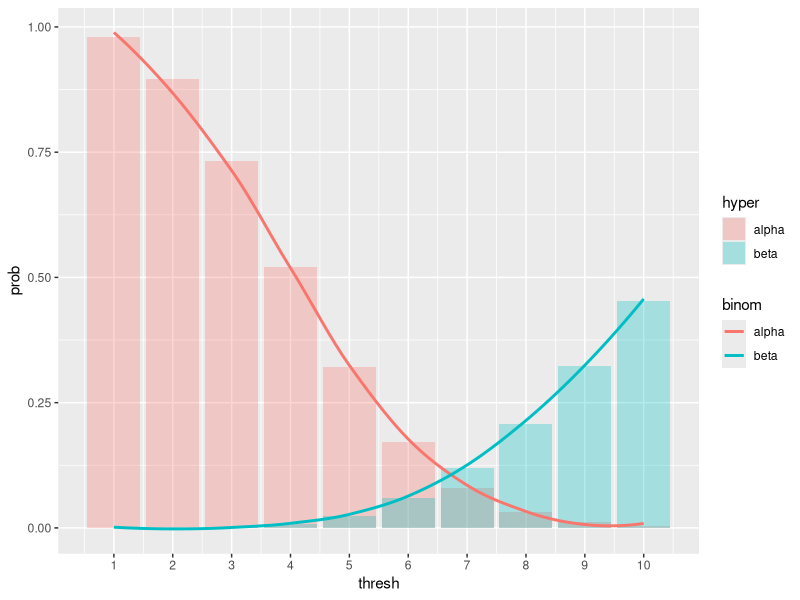
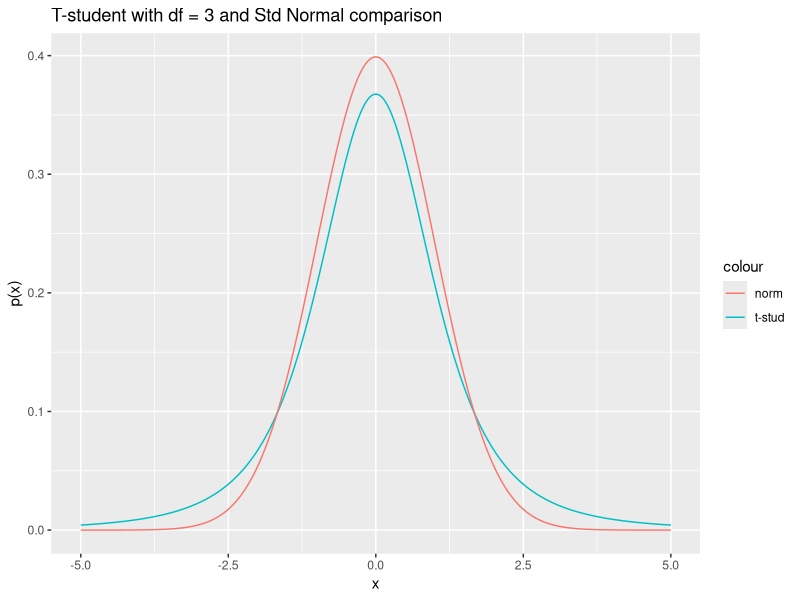
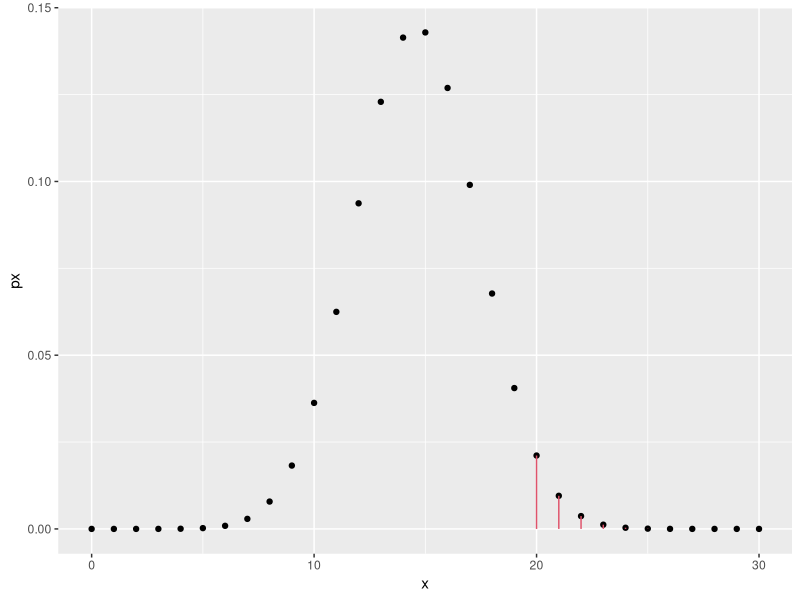
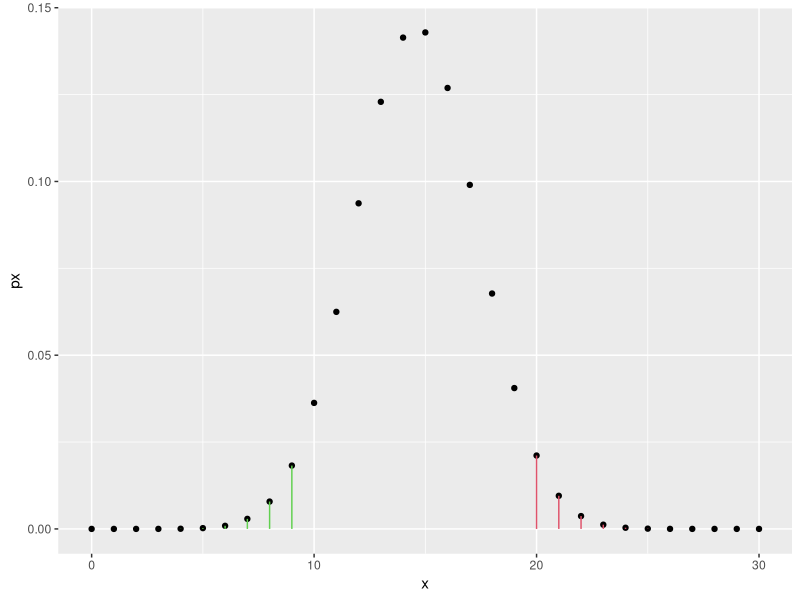

The R script that drew these images, in order:
## ---- chunk 1
# import the main libraries
library(tidyverse)
## ---- chunk 2
# set random seed for reproducibility
set.seed(42)

# define the parameters of the test
N <- 5000
n <- 250
p0 <- .015 
p1 <- .04
K0 <- floor(N * p0) # get the lower integer part in case the product is not natural
K1 <- floor(N * p1)

# false positive (check phyper params with ?phyper)
# we subtract 1 to x0 because we are looking for P(X >= x0) = 1 - P(X < x0-1), not P(X > x0)
fp_df <- tibble(x0 = 1:10,
                hyp = 1 - phyper(x0 - 1, K0, N - K0, n),
                bin = 1 - pbinom(x0 - 1, n, p0))
# let's view the result
fp_df

# false negative
# again, we subtract 1: P(X < x0) = P(X <= x0-1) and pbinom(x, n, p) := P(X <= x; n, p)
fn_df <- tibble(x0 = 1:10,
                hyp = phyper(x0 - 1, K1, N - K1, n),
                bin = pbinom(x0 - 1, n, p1))
fn_df
## ---- chunk 3
library(scales) # to define custom scale on axes
## ---- chunk 4
# join the two dataframes
tot_df <- left_join(fp_df, fn_df,
                    by = "x0", suffix = c("alpha", "beta"))
tot_df %>%
  ggplot() +
    geom_bar(aes(x0, hypalpha, fill = "alpha"), alpha = .3, stat = "identity") +
    geom_bar(aes(x0, hypbeta, fill = "beta"), alpha = .3, stat = "identity") +
    geom_smooth(aes(x0, binalpha, color = "alpha"), se = FALSE) +
    geom_smooth(aes(x0, binbeta, color = "beta"), se = FALSE) +
    labs(x = "thresh", y = "prob", fill = "hyper", color = "binom") +
    scale_x_continuous(breaks = pretty_breaks(10)) # print integers on the x axis
## ---- chunk 5
# set the parameters
m <- 100
mu_x <- 10
sigma_x <- 6
n <- 120
mu_y <- 10
sigma_y <- 7

# use rnorm to draw independent and identically distributed samples
x <- rnorm(m, mu_x, sigma_x)
y <- rnorm(n, mu_y, sigma_y)
## ---- chunk 6
alpha <- 0.05 # typical value for alpha

# define a custom function based on the formula above
confidence_interval <- function(x, y, alpha) {
  # note that mean() is the sample mean
  dev <- mean(x) - mean(y)
  # var() is the sample variance, not the actual variance
  delta <- qnorm(1 - alpha/2) * sqrt(var(x) / m + var(y) / n)
  return(c(dev - delta, dev + delta))
}

confidence_interval(x, y, alpha)
## ---- chunk 7
x_dt <- seq(- 5, 5, by = 0.01)
norm_t_df <- tibble(x = x_dt, p_dt = dt(x, df = 3), p_nt = dnorm(x))  

norm_t_df %>%
  ggplot() +
  geom_line(aes(x, p_dt, color = "t-stud")) +
  geom_line(aes(x, p_nt, color = "norm")) +
  labs(title = "T-student with df = 3 and Std Normal comparison",
       x = "x", y = "p(x)")
## ---- chunk 8
# set var.equal = TRUE for pooled variance
test_obj <- t.test(x, y, conf.level = 1 - alpha, var.equal = TRUE)
test_obj # outputs some information
test_obj$conf.int # we're interested in the confidence interval
## ---- chunk 9
# or leaving it to default = F
t.test(x, y, var.equal = FALSE) # conf.level = 0.95 by default
## ---- chunk 10
p0 = 18/37
n = 30
# P(X > 19) \equiv P(X >= 20)
pbinom(19, n, p0, lower.tail = FALSE) # notice the lower.tail flag
## ---- chunk 11
bin_test <- binom.test(20, n, p0, alternative = "greater")
bin_test

bin_test$p.value
## ---- chunk 12
# sketch of "greater" type p-value
sketch_df <- tibble(x = 0:n, px = dbinom(x, n, p0))
sketch_df %>%
  ggplot() +
    geom_point(aes(x, px)) +
    geom_segment(data = . %>% dplyr::filter(x >= 20),
                 aes(x = x, xend = x, y = 0, yend = px), color = 2)

## ---- chunk 13
pbinom(19, n, p0, lower.tail = FALSE) + pbinom(9, n, p0) 
## ---- chunk 14
bin_test_2 <- binom.test(20, n, p0, alternative = "two.sided")

bin_test_2
bin_test_2$p.value
## ---- chunk 15
# sketch of bilateral type p-value
sketch_df <- tibble(x = 0:n, px = dbinom(x, n, p0))
sketch_df %>%
  ggplot() +
    geom_point(aes(x, px)) +
    geom_segment(data = . %>% dplyr::filter(x >= 20),
                 aes(x = x, xend = x, y = 0, yend = px), color = 2) +
    geom_segment(data = . %>% dplyr::filter(x < 10),
                 aes(x = x, xend = x, y = 0, yend = px), color = 3)

## ---- chunk 16
n <- 300
x <- 200
z <- (x - n * p0)/sqrt(n * p0 * (1-p0))
pnorm(z, lower.tail = FALSE)
## ---- chunk 17
prop.test(x, n, p = p0, alternative = "greater") # uses continuity correction
## ---- chunk 18
z_corr <- (x - .5 - n * p0)/sqrt(n * p0 * (1-p0))
pnorm(z_corr, lower.tail = FALSE)
